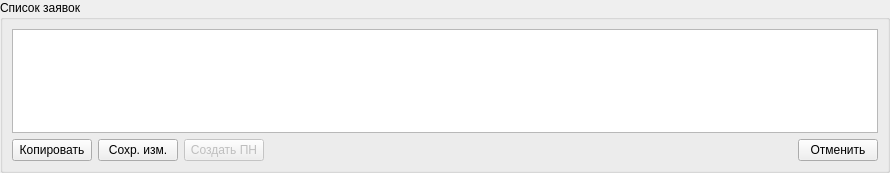
<?xml version="1.0" encoding="UTF-8"?>
<ui version="4.0">
 <class>SPartsRequests</class>
 <widget class="QWidget" name="SPartsRequests">
  <property name="geometry">
   <rect>
    <x>0</x>
    <y>0</y>
    <width>890</width>
    <height>173</height>
   </rect>
  </property>
  <property name="windowTitle">
   <string>Form</string>
  </property>
  <layout class="QGridLayout" name="gridLayout">
   <property name="leftMargin">
    <number>0</number>
   </property>
   <property name="topMargin">
    <number>0</number>
   </property>
   <property name="rightMargin">
    <number>0</number>
   </property>
   <property name="bottomMargin">
    <number>0</number>
   </property>
   <item row="0" column="0">
    <widget class="QGroupBox" name="groupBox">
     <property name="title">
      <string>Список заявок</string>
     </property>
     <layout class="QGridLayout" name="gridLayout_2">
      <item row="0" column="0">
       <widget class="STableViewPartsRequests" name="tableView">
        <property name="selectionBehavior">
         <enum>QAbstractItemView::SelectRows</enum>
        </property>
        <property name="verticalScrollMode">
         <enum>QAbstractItemView::ScrollPerPixel</enum>
        </property>
        <property name="horizontalScrollMode">
         <enum>QAbstractItemView::ScrollPerPixel</enum>
        </property>
        <attribute name="horizontalHeaderShowSortIndicator" stdset="0">
         <bool>true</bool>
        </attribute>
       </widget>
      </item>
      <item row="1" column="0">
       <layout class="QHBoxLayout" name="horizontalLayout">
        <item>
         <widget class="QPushButton" name="pushButtonCreateCopy">
          <property name="enabled">
           <bool>true</bool>
          </property>
          <property name="toolTip">
           <string>Открыть вкладку создания новой заявки и заполнить данными из выделенной строки</string>
          </property>
          <property name="text">
           <string>Копировать</string>
          </property>
         </widget>
        </item>
        <item>
         <widget class="QPushButton" name="pushButtonSaveChanges">
          <property name="text">
           <string>Сохр. изм.</string>
          </property>
         </widget>
        </item>
        <item>
         <widget class="QPushButton" name="pushButtonCreateInvoice">
          <property name="enabled">
           <bool>false</bool>
          </property>
          <property name="toolTip">
           <string>Приходная накладная из выбранных</string>
          </property>
          <property name="text">
           <string>Создать ПН</string>
          </property>
         </widget>
        </item>
        <item>
         <spacer name="horizontalSpacer">
          <property name="orientation">
           <enum>Qt::Horizontal</enum>
          </property>
          <property name="sizeHint" stdset="0">
           <size>
            <width>40</width>
            <height>20</height>
           </size>
          </property>
         </spacer>
        </item>
        <item>
         <widget class="QPushButton" name="pushButtonCancel">
          <property name="toolTip">
           <string>Установить статус Отменена</string>
          </property>
          <property name="text">
           <string>Отменить</string>
          </property>
         </widget>
        </item>
       </layout>
      </item>
     </layout>
    </widget>
   </item>
  </layout>
 </widget>
 <customwidgets>
  <customwidget>
   <class>STableViewPartsRequests</class>
   <extends>QTableView</extends>
   <header>modules/purchasemanager/srequeststable.h</header>
  </customwidget>
 </customwidgets>
 <resources/>
 <connections/>
</ui>
